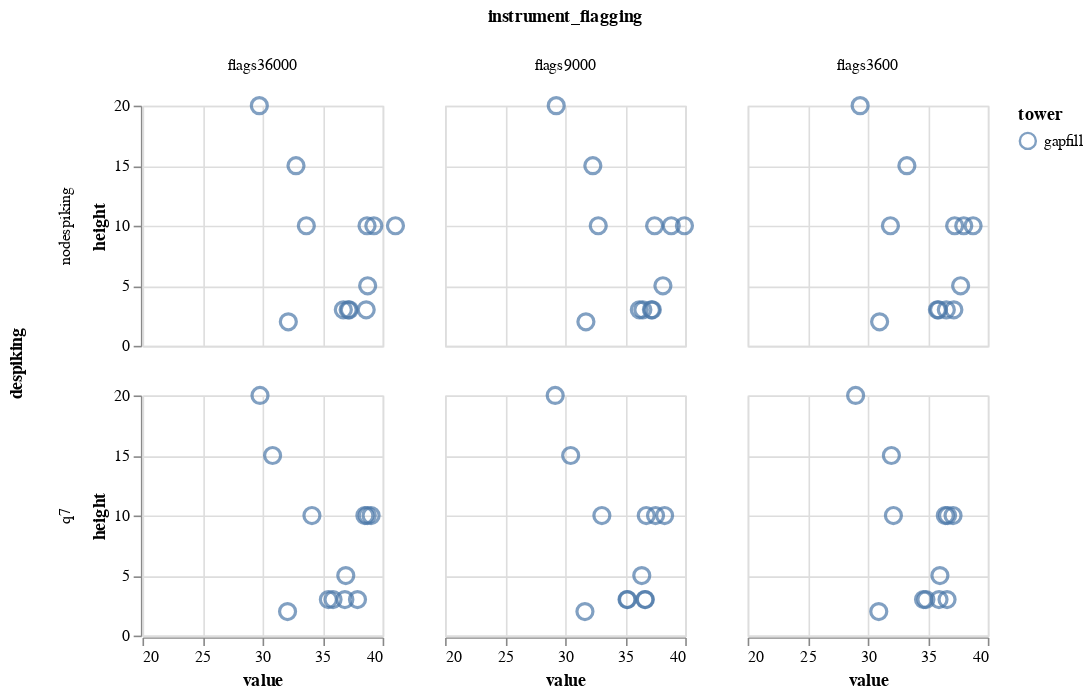

The notebook cell saved with this chart:
### Code cell
alt.Chart(totals_df).mark_point(size=100).encode(
    alt.X('value:Q').scale(zero=False, domain=[20,40]),
    alt.Y('height:Q'),
    alt.Shape('tower:N'),
    alt.Column('instrument_flagging').sort(['flags36000', 'flags9000', 'flags3600']),
    alt.Row('despiking'),
).properties(width=150, height = 150)

### Figure 1 — Vega-Lite specification as saved in the notebook (floating-point values rounded to 4 significant figures)
{"config": {"view": {"continuousWidth": 300, "continuousHeight": 300}}, "data": {"name": "data-61420ba6d43ae00137e7564c41a1ecc5"}, "mark": {"type": "point", "size": 100}, "encoding": {"column": {"field": "instrument_flagging", "sort": ["flags36000", "flags9000", "flags3600"], "type": "nominal"}, "row": {"field": "despiking", "type": "nominal"}, "shape": {"field": "tower", "type": "nominal"}, "x": {"field": "value", "scale": {"zero": false, "domain": [20, 40]}, "type": "quantitative"}, "y": {"field": "height", "type": "quantitative"}}, "height": 150, "width": 150, "$schema": "https://vega.github.io/schema/vega-lite/v5.20.1.json", "datasets": {"data-61420ba6d43ae00137e7564c41a1ecc5": [{"variable": "w_h2o__10m_c_gapfill", "processing": "nodespiking_flags36000_snowfallfilteredno", "value": 41.07, "despiking": "nodespiking", "instrument_flagging": "flags36000", "snowfall_filtering": "snowfallfilteredno", "height": 10, "tower": "gapfill"}, {"variable": "w_h2o__10m_c_gapfill", "processing": "nodespiking_flags3600_snowfallfilteredno", "value": 38.77, "despiking": "nodespiking", "instrument_flagging": "flags3600", "snowfall_filtering": "snowfallfilteredno", "height": 10, "tower": "gapfill"}, {"variable": "w_h2o__10m_c_gapfill", "processing": "nodespiking_flags9000_snowfallfilteredno", "value": 39.93, "despiking": "nodespiking", "instrument_flagging": "flags9000", "snowfall_filtering": "snowfallfilteredno", "height": 10, "tower": "gapfill"}, {"variable": "w_h2o__10m_c_gapfill", "processing": "q7_flags36000_snowfallfilteredno", "value": 39.04, "despiking": "q7", "instrument_flagging": "flags36000", "snowfall_filtering": "snowfallfilteredno", "height": 10, "tower": "gapfill"}, {"variable": "w_h2o__10m_c_gapfill", "processing": "q7_flags3600_snowfallfilteredno", "value": 37.1, "despiking": "q7", "instrument_flagging": "flags3600", "snowfall_filtering": "snowfallfilteredno", "height": 10, "tower": "gapfill"}, {"variable": "w_h2o__10m_c_gapfill", "processing": "q7_flags9000_snowfallfilteredno", "value": 38.28, "despiking": "q7", "instrument_flagging": "flags9000", "snowfall_filtering": "snowfallfilteredno", "height": 10, "tower": "gapfill"}, {"variable": "w_h2o__10m_d_gapfill", "processing": "nodespiking_flags36000_snowfallfilteredno", "value": 39.27, "despiking": "nodespiking", "instrument_flagging": "flags36000", "snowfall_filtering": "snowfallfilteredno", "height": 10, "tower": "gapfill"}, {"variable": "w_h2o__10m_d_gapfill", "processing": "nodespiking_flags3600_snowfallfilteredno", "value": 38.0, "despiking": "nodespiking", "instrument_flagging": "flags3600", "snowfall_filtering": "snowfallfilteredno", "height": 10, "tower": "gapfill"}, {"variable": "w_h2o__10m_d_gapfill", "processing": "nodespiking_flags9000_snowfallfilteredno", "value": 38.84, "despiking": "nodespiking", "instrument_flagging": "flags9000", "snowfall_filtering": "snowfallfilteredno", "height": 10, "tower": "gapfill"}, {"variable": "w_h2o__10m_d_gapfill", "processing": "q7_flags36000_snowfallfilteredno", "value": 38.52, "despiking": "q7", "instrument_flagging": "flags36000", "snowfall_filtering": "snowfallfilteredno", "height": 10, "tower": "gapfill"}, {"variable": "w_h2o__10m_d_gapfill", "processing": "q7_flags3600_snowfallfilteredno", "value": 36.65, "despiking": "q7", "instrument_flagging": "flags3600", "snowfall_filtering": "snowfallfilteredno", "height": 10, "tower": "gapfill"}, {"variable": "w_h2o__10m_d_gapfill", "processing": "q7_flags9000_snowfallfilteredno", "value": 37.53, "despiking": "q7", "instrument_flagging": "flags9000", "snowfall_filtering": "snowfallfilteredno", "height": 10, "tower": "gapfill"}, {"variable": "w_h2o__10m_ue_gapfill", "processing": "nodespiking_flags36000_snowfallfilteredno", "value": 33.64, "despiking": "nodespiking", "instrument_flagging": "flags36000", "snowfall_filtering": "snowfallfilteredno", "height": 10, "tower": "gapfill"}, {"variable": "w_h2o__10m_ue_gapfill", "processing": "nodespiking_flags3600_snowfallfilteredno", "value": 31.89, "despiking": "nodespiking", "instrument_flagging": "flags3600", "snowfall_filtering": "snowfallfilteredno", "height": 10, "tower": "gapfill"}, {"variable": "w_h2o__10m_ue_gapfill", "processing": "nodespiking_flags9000_snowfallfilteredno", "value": 32.76, "despiking": "nodespiking", "instrument_flagging": "flags9000", "snowfall_filtering": "snowfallfilteredno", "height": 10, "tower": "gapfill"}, {"variable": "w_h2o__10m_ue_gapfill", "processing": "q7_flags36000_snowfallfilteredno", "value": 34.11, "despiking": "q7", "instrument_flagging": "flags36000", "snowfall_filtering": "snowfallfilteredno", "height": 10, "tower": "gapfill"}, {"variable": "w_h2o__10m_ue_gapfill", "processing": "q7_flags3600_snowfallfilteredno", "value": 32.14, "despiking": "q7", "instrument_flagging": "flags3600", "snowfall_filtering": "snowfallfilteredno", "height": 10, "tower": "gapfill"}, {"variable": "w_h2o__10m_ue_gapfill", "processing": "q7_flags9000_snowfallfilteredno", "value": 33.06, "despiking": "q7", "instrument_flagging": "flags9000", "snowfall_filtering": "snowfallfilteredno", "height": 10, "tower": "gapfill"}, {"variable": "w_h2o__10m_uw_gapfill", "processing": "nodespiking_flags36000_snowfallfilteredno", "value": 38.7, "despiking": "nodespiking", "instrument_flagging": "flags36000", "snowfall_filtering": "snowfallfilteredno", "height": 10, "tower": "gapfill"}, {"variable": "w_h2o__10m_uw_gapfill", "processing": "nodespiking_flags3600_snowfallfilteredno", "value": 37.24, "despiking": "nodespiking", "instrument_flagging": "flags3600", "snowfall_filtering": "snowfallfilteredno", "height": 10, "tower": "gapfill"}, {"variable": "w_h2o__10m_uw_gapfill", "processing": "nodespiking_flags9000_snowfallfilteredno", "value": 37.45, "despiking": "nodespiking", "instrument_flagging": "flags9000", "snowfall_filtering": "snowfallfilteredno", "height": 10, "tower": "gapfill"}, {"variable": "w_h2o__10m_uw_gapfill", "processing": "q7_flags36000_snowfallfilteredno", "value": 38.72, "despiking": "q7", "instrument_flagging": "flags36000", "snowfall_filtering": "snowfallfilteredno", "height": 10, "tower": "gapfill"}, {"variable": "w_h2o__10m_uw_gapfill", "processing": "q7_flags3600_snowfallfilteredno", "value": 36.46, "despiking": "q7", "instrument_flagging": "flags3600", "snowfall_filtering": "snowfallfilteredno", "height": 10, "tower": "gapfill"}, {"variable": "w_h2o__10m_uw_gapfill", "processing": "q7_flags9000_snowfallfilteredno", "value": 36.75, "despiking": "q7", "instrument_flagging": "flags9000", "snowfall_filtering": "snowfallfilteredno", "height": 10, "tower": "gapfill"}, {"variable": "w_h2o__15m_c_gapfill", "processing": "nodespiking_flags36000_snowfallfilteredno", "value": 32.78, "despiking": "nodespiking", "instrument_flagging": "flags36000", "snowfall_filtering": "snowfallfilteredno", "height": 15, "tower": "gapfill"}, {"variable": "w_h2o__15m_c_gapfill", "processing": "nodespiking_flags3600_snowfallfilteredno", "value": 33.26, "despiking": "nodespiking", "instrument_flagging": "flags3600", "snowfall_filtering": "snowfallfilteredno", "height": 15, "tower": "gapfill"}, {"variable": "w_h2o__15m_c_gapfill", "processing": "nodespiking_flags9000_snowfallfilteredno", "value": 32.3, "despiking": "nodespiking", "instrument_flagging": "flags9000", "snowfall_filtering": "snowfallfilteredno", "height": 15, "tower": "gapfill"}, {"variable": "w_h2o__15m_c_gapfill", "processing": "q7_flags36000_snowfallfilteredno", "value": 30.83, "despiking": "q7", "instrument_flagging": "flags36000", "snowfall_filtering": "snowfallfilteredno", "height": 15, "tower": "gapfill"}, {"variable": "w_h2o__15m_c_gapfill", "processing": "q7_flags3600_snowfallfilteredno", "value": 31.97, "despiking": "q7", "instrument_flagging": "flags3600", "snowfall_filtering": "snowfallfilteredno", "height": 15, "tower": "gapfill"}, {"variable": "w_h2o__15m_c_gapfill", "processing": "q7_flags9000_snowfallfilteredno", "value": 30.46, "despiking": "q7", "instrument_flagging": "flags9000", "snowfall_filtering": "snowfallfilteredno", "height": 15, "tower": "gapfill"}, {"variable": "w_h2o__20m_c_gapfill", "processing": "nodespiking_flags36000_snowfallfilteredno", "value": 29.73, "despiking": "nodespiking", "instrument_flagging": "flags36000", "snowfall_filtering": "snowfallfilteredno", "height": 20, "tower": "gapfill"}, {"variable": "w_h2o__20m_c_gapfill", "processing": "nodespiking_flags3600_snowfallfilteredno", "value": 29.37, "despiking": "nodespiking", "instrument_flagging": "flags3600", "snowfall_filtering": "snowfallfilteredno", "height": 20, "tower": "gapfill"}, {"variable": "w_h2o__20m_c_gapfill", "processing": "nodespiking_flags9000_snowfallfilteredno", "value": 29.26, "despiking": "nodespiking", "instrument_flagging": "flags9000", "snowfall_filtering": "snowfallfilteredno", "height": 20, "tower": "gapfill"}, {"variable": "w_h2o__20m_c_gapfill", "processing": "q7_flags36000_snowfallfilteredno", "value": 29.79, "despiking": "q7", "instrument_flagging": "flags36000", "snowfall_filtering": "snowfallfilteredno", "height": 20, "tower": "gapfill"}, {"variable": "w_h2o__20m_c_gapfill", "processing": "q7_flags3600_snowfallfilteredno", "value": 28.99, "despiking": "q7", "instrument_flagging": "flags3600", "snowfall_filtering": "snowfallfilteredno", "height": 20, "tower": "gapfill"}, {"variable": "w_h2o__20m_c_gapfill", "processing": "q7_flags9000_snowfallfilteredno", "value": 29.17, "despiking": "q7", "instrument_flagging": "flags9000", "snowfall_filtering": "snowfallfilteredno", "height": 20, "tower": "gapfill"}, {"variable": "w_h2o__2m_c_gapfill", "processing": "nodespiking_flags36000_snowfallfilteredno", "value": 32.15, "despiking": "nodespiking", "instrument_flagging": "flags36000", "snowfall_filtering": "snowfallfilteredno", "height": 2, "tower": "gapfill"}, {"variable": "w_h2o__2m_c_gapfill", "processing": "nodespiking_flags3600_snowfallfilteredno", "value": 30.99, "despiking": "nodespiking", "instrument_flagging": "flags3600", "snowfall_filtering": "snowfallfilteredno", "height": 2, "tower": "gapfill"}, {"variable": "w_h2o__2m_c_gapfill", "processing": "nodespiking_flags9000_snowfallfilteredno", "value": 31.73, "despiking": "nodespiking", "instrument_flagging": "flags9000", "snowfall_filtering": "snowfallfilteredno", "height": 2, "tower": "gapfill"}, {"variable": "w_h2o__2m_c_gapfill", "processing": "q7_flags36000_snowfallfilteredno", "value": 32.08, "despiking": "q7", "instrument_flagging": "flags36000", "snowfall_filtering": "snowfallfilteredno", "height": 2, "tower": "gapfill"}, {"variable": "w_h2o__2m_c_gapfill", "processing": "q7_flags3600_snowfallfilteredno", "value": 30.92, "despiking": "q7", "instrument_flagging": "flags3600", "snowfall_filtering": "snowfallfilteredno", "height": 2, "tower": "gapfill"}, {"variable": "w_h2o__2m_c_gapfill", "processing": "q7_flags9000_snowfallfilteredno", "value": 31.65, "despiking": "q7", "instrument_flagging": "flags9000", "snowfall_filtering": "snowfallfilteredno", "height": 2, "tower": "gapfill"}, {"variable": "w_h2o__3m_c_gapfill", "processing": "nodespiking_flags36000_snowfallfilteredno", "value": 37.22, "despiking": "nodespiking", "instrument_flagging": "flags36000", "snowfall_filtering": "snowfallfilteredno", "height": 3, "tower": "gapfill"}, {"variable": "w_h2o__3m_c_gapfill", "processing": "nodespiking_flags3600_snowfallfilteredno", "value": 35.9, "despiking": "nodespiking", "instrument_flagging": "flags3600", "snowfall_filtering": "snowfallfilteredno", "height": 3, "tower": "gapfill"}, {"variable": "w_h2o__3m_c_gapfill", "processing": "nodespiking_flags9000_snowfallfilteredno", "value": 36.47, "despiking": "nodespiking", "instrument_flagging": "flags9000", "snowfall_filtering": "snowfallfilteredno", "height": 3, "tower": "gapfill"}, {"variable": "w_h2o__3m_c_gapfill", "processing": "q7_flags36000_snowfallfilteredno", "value": 35.48, "despiking": "q7", "instrument_flagging": "flags36000", "snowfall_filtering": "snowfallfilteredno", "height": 3, "tower": "gapfill"}, {"variable": "w_h2o__3m_c_gapfill", "processing": "q7_flags3600_snowfallfilteredno", "value": 34.65, "despiking": "q7", "instrument_flagging": "flags3600", "snowfall_filtering": "snowfallfilteredno", "height": 3, "tower": "gapfill"}, {"variable": "w_h2o__3m_c_gapfill", "processing": "q7_flags9000_snowfallfilteredno", "value": 35.15, "despiking": "q7", "instrument_flagging": "flags9000", "snowfall_filtering": "snowfallfilteredno", "height": 3, "tower": "gapfill"}, {"variable": "w_h2o__3m_d_gapfill", "processing": "nodespiking_flags36000_snowfallfilteredno", "value": 37.13, "despiking": "nodespiking", "instrument_flagging": "flags36000", "snowfall_filtering": "snowfallfilteredno", "height": 3, "tower": "gapfill"}, {"variable": "w_h2o__3m_d_gapfill", "processing": "nodespiking_flags3600_snowfallfilteredno", "value": 37.17, "despiking": "nodespiking", "instrument_flagging": "flags3600", "snowfall_filtering": "snowfallfilteredno", "height": 3, "tower": "gapfill"}, {"variable": "w_h2o__3m_d_gapfill", "processing": "nodespiking_flags9000_snowfallfilteredno", "value": 37.18, "despiking": "nodespiking", "instrument_flagging": "flags9000", "snowfall_filtering": "snowfallfilteredno", "height": 3, "tower": "gapfill"}, {"variable": "w_h2o__3m_d_gapfill", "processing": "q7_flags36000_snowfallfilteredno", "value": 36.85, "despiking": "q7", "instrument_flagging": "flags36000", "snowfall_filtering": "snowfallfilteredno", "height": 3, "tower": "gapfill"}, {"variable": "w_h2o__3m_d_gapfill", "processing": "q7_flags3600_snowfallfilteredno", "value": 36.61, "despiking": "q7", "instrument_flagging": "flags3600", "snowfall_filtering": "snowfallfilteredno", "height": 3, "tower": "gapfill"}, {"variable": "w_h2o__3m_d_gapfill", "processing": "q7_flags9000_snowfallfilteredno", "value": 36.68, "despiking": "q7", "instrument_flagging": "flags9000", "snowfall_filtering": "snowfallfilteredno", "height": 3, "tower": "gapfill"}, {"variable": "w_h2o__3m_ue_gapfill", "processing": "nodespiking_flags36000_snowfallfilteredno", "value": 38.63, "despiking": "nodespiking", "instrument_flagging": "flags36000", "snowfall_filtering": "snowfallfilteredno", "height": 3, "tower": "gapfill"}, {"variable": "w_h2o__3m_ue_gapfill", "processing": "nodespiking_flags3600_snowfallfilteredno", "value": 36.54, "despiking": "nodespiking", "instrument_flagging": "flags3600", "snowfall_filtering": "snowfallfilteredno", "height": 3, "tower": "gapfill"}, {"variable": "w_h2o__3m_ue_gapfill", "processing": "nodespiking_flags9000_snowfallfilteredno", "value": 37.26, "despiking": "nodespiking", "instrument_flagging": "flags9000", "snowfall_filtering": "snowfallfilteredno", "height": 3, "tower": "gapfill"}, {"variable": "w_h2o__3m_ue_gapfill", "processing": "q7_flags36000_snowfallfilteredno", "value": 37.91, "despiking": "q7", "instrument_flagging": "flags36000", "snowfall_filtering": "snowfallfilteredno", "height": 3, "tower": "gapfill"}, {"variable": "w_h2o__3m_ue_gapfill", "processing": "q7_flags3600_snowfallfilteredno", "value": 35.93, "despiking": "q7", "instrument_flagging": "flags3600", "snowfall_filtering": "snowfallfilteredno", "height": 3, "tower": "gapfill"}, {"variable": "w_h2o__3m_ue_gapfill", "processing": "q7_flags9000_snowfallfilteredno", "value": 36.64, "despiking": "q7", "instrument_flagging": "flags9000", "snowfall_filtering": "snowfallfilteredno", "height": 3, "tower": "gapfill"}, {"variable": "w_h2o__3m_uw_gapfill", "processing": "nodespiking_flags36000_snowfallfilteredno", "value": 36.73, "despiking": "nodespiking", "instrument_flagging": "flags36000", "snowfall_filtering": "snowfallfilteredno", "height": 3, "tower": "gapfill"}, {"variable": "w_h2o__3m_uw_gapfill", "processing": "nodespiking_flags3600_snowfallfilteredno", "value": 35.8, "despiking": "nodespiking", "instrument_flagging": "flags3600", "snowfall_filtering": "snowfallfilteredno", "height": 3, "tower": "gapfill"}, {"variable": "w_h2o__3m_uw_gapfill", "processing": "nodespiking_flags9000_snowfallfilteredno", "value": 36.18, "despiking": "nodespiking", "instrument_flagging": "flags9000", "snowfall_filtering": "snowfallfilteredno", "height": 3, "tower": "gapfill"}, {"variable": "w_h2o__3m_uw_gapfill", "processing": "q7_flags36000_snowfallfilteredno", "value": 35.87, "despiking": "q7", "instrument_flagging": "flags36000", "snowfall_filtering": "snowfallfilteredno", "height": 3, "tower": "gapfill"}, {"variable": "w_h2o__3m_uw_gapfill", "processing": "q7_flags3600_snowfallfilteredno", "value": 34.84, "despiking": "q7", "instrument_flagging": "flags3600", "snowfall_filtering": "snowfallfilteredno", "height": 3, "tower": "gapfill"}, {"variable": "w_h2o__3m_uw_gapfill", "processing": "q7_flags9000_snowfallfilteredno", "value": 35.19, "despiking": "q7", "instrument_flagging": "flags9000", "snowfall_filtering": "snowfallfilteredno", "height": 3, "tower": "gapfill"}, {"variable": "w_h2o__5m_c_gapfill", "processing": "nodespiking_flags36000_snowfallfilteredno", "value": 38.75, "despiking": "nodespiking", "instrument_flagging": "flags36000", "snowfall_filtering": "snowfallfilteredno", "height": 5, "tower": "gapfill"}, {"variable": "w_h2o__5m_c_gapfill", "processing": "nodespiking_flags3600_snowfallfilteredno", "value": 37.73, "despiking": "nodespiking", "instrument_flagging": "flags3600", "snowfall_filtering": "snowfallfilteredno", "height": 5, "tower": "gapfill"}, {"variable": "w_h2o__5m_c_gapfill", "processing": "nodespiking_flags9000_snowfallfilteredno", "value": 38.14, "despiking": "nodespiking", "instrument_flagging": "flags9000", "snowfall_filtering": "snowfallfilteredno", "height": 5, "tower": "gapfill"}, {"variable": "w_h2o__5m_c_gapfill", "processing": "q7_flags36000_snowfallfilteredno", "value": 36.93, "despiking": "q7", "instrument_flagging": "flags36000", "snowfall_filtering": "snowfallfilteredno", "height": 5, "tower": "gapfill"}, {"variable": "w_h2o__5m_c_gapfill", "processing": "q7_flags3600_snowfallfilteredno", "value": 36.01, "despiking": "q7", "instrument_flagging": "flags3600", "snowfall_filtering": "snowfallfilteredno", "height": 5, "tower": "gapfill"}, {"variable": "w_h2o__5m_c_gapfill", "processing": "q7_flags9000_snowfallfilteredno", "value": 36.38, "despiking": "q7", "instrument_flagging": "flags9000", "snowfall_filtering": "snowfallfilteredno", "height": 5, "tower": "gapfill"}]}}
